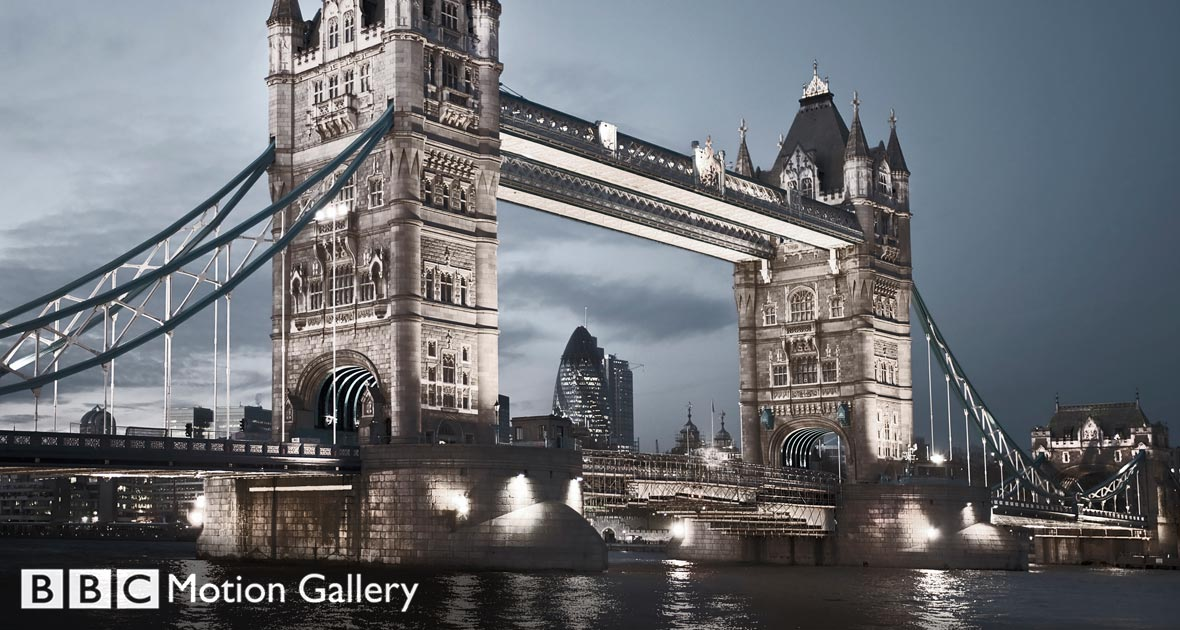
%> input picture Exercixe1/lab1/images/bbc-hero-en.jpg, 1180 x 630 px
$ octave --eval "edge_detect(rgb2gray(imread('lab1/images/bbc-hero-en.jpg')));"   (GNU Octave 9; MATLAB toolbox functions it lacks are replaced by stand-ins)
%> lines starting %> are read from the running program, lines starting %| are printed output that depends on the picture; in (x1, y1, x2, y2) boxes, pixels count from 0 and x2, y2 are one past the last pixel; in counts of white or black regions, pixels touching at a corner belong together; the program's own positions count from 1
function edge_detect(img)
    %trial various edge detection algorithms with varied parameters to
    %optimize edge detection
    imshow(edge(img,'Sobel',0.1))
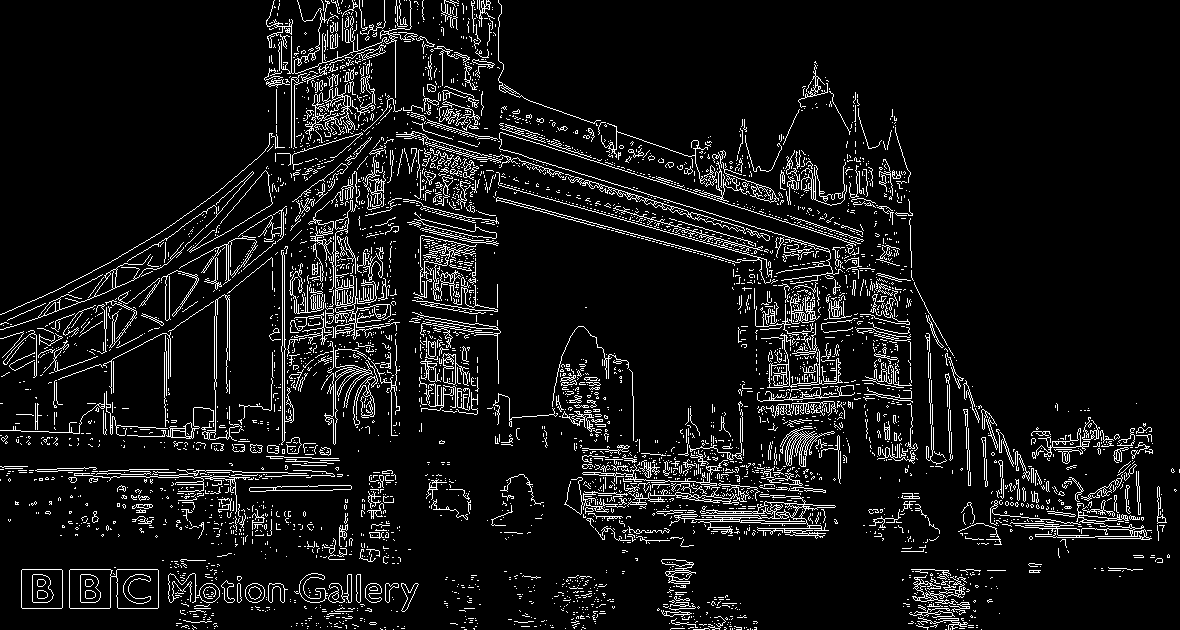
%> displayed picture: size 630x1180 logical; 8.1% white in thin lines or dots
    snapnow;
%> (this line was passed over: snapnow is not available in this run)
    imshow(edge(img,'Sobel',0.5))
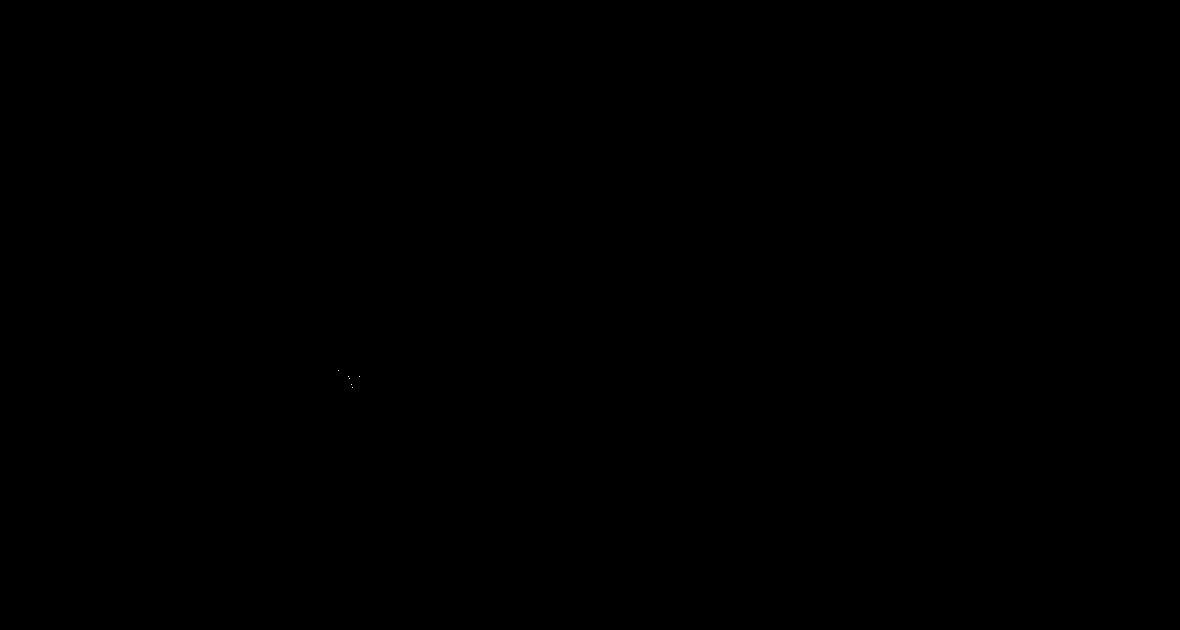
%> displayed picture: size 630x1180 logical; 0% white in thin lines or dots, all inside (x1, y1, x2, y2) = (338, 370, 360, 388)
    snapnow;
%> (this line was passed over: snapnow is not available in this run)
    imshow(edge(img,'Sobel',0.9))
    snapnow;
%> (this line was passed over: snapnow is not available in this run)
    imshow(edge(img,'Prewitt',0.1))
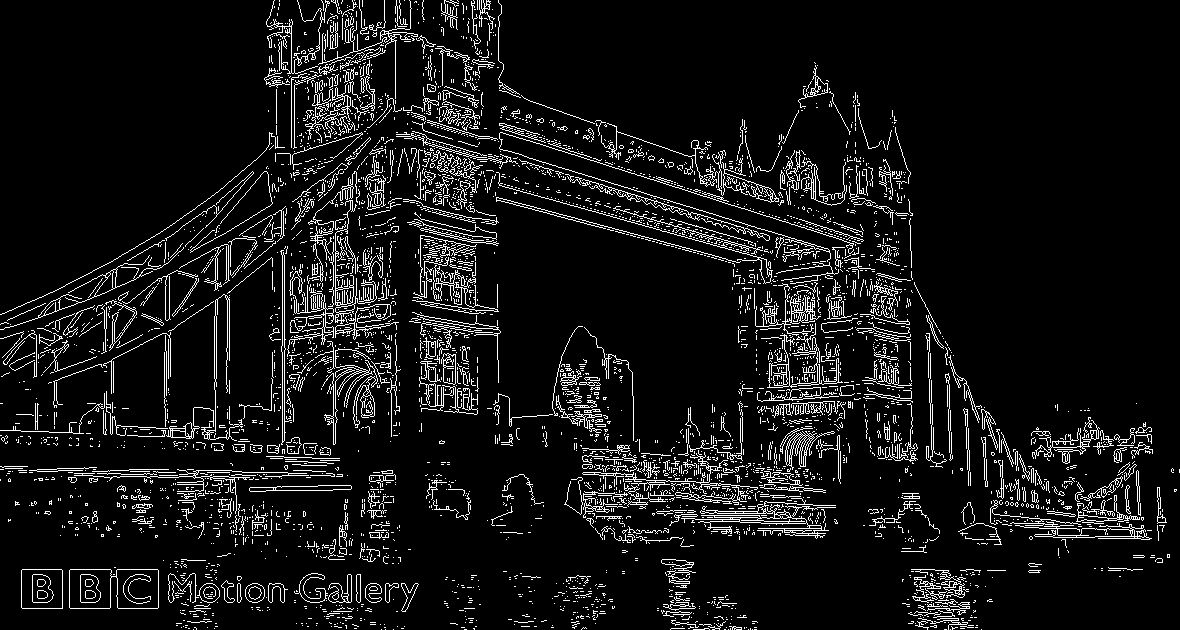
%> displayed picture: size 630x1180 logical; 8.1% white in thin lines or dots
    snapnow;
%> (this line was passed over: snapnow is not available in this run)
    imshow(edge(img,'Prewitt',0.5))
    snapnow;
%> (this line was passed over: snapnow is not available in this run)
    imshow(edge(img,'Prewitt',0.9))
    snapnow;
%> (this line was passed over: snapnow is not available in this run)
    imshow(edge(img,'zerocross',0.1))
%> (the run ends here)

$ run again, on Exercixe1/lab1/images/buffet.jpg
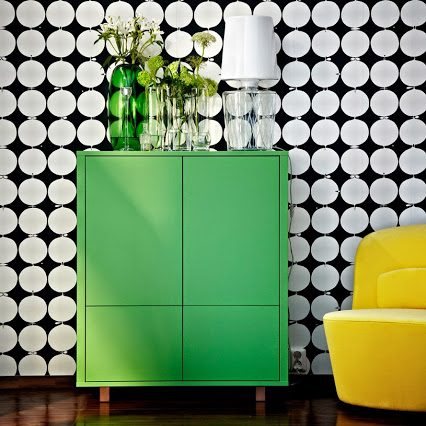
%> input picture Exercixe1/lab1/images/buffet.jpg, 426 x 426 px
%> in edge_detect, `imshow(edge(img,'Sobel',0.1))`:
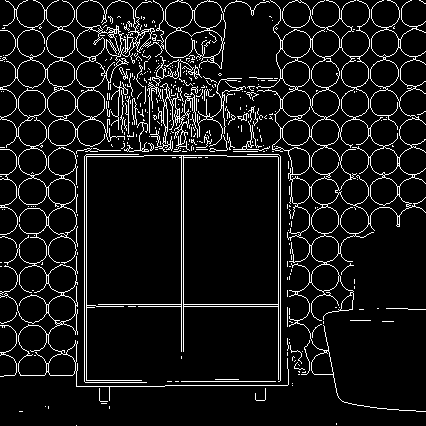
%> displayed picture: size 426x426 logical; 8.2% white in thin lines or dots
%> in edge_detect, `imshow(edge(img,'Prewitt',0.1))`:
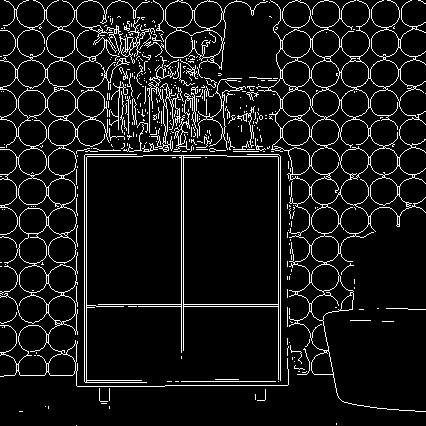
%> displayed picture: size 426x426 logical; 8.2% white in thin lines or dots

$ run again, on Exercixe1/lab1/images/clooney.jpg
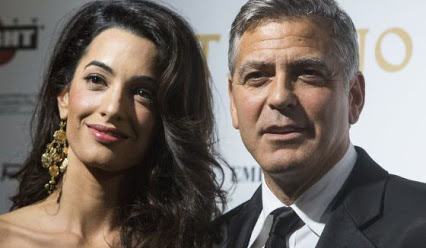
%> input picture Exercixe1/lab1/images/clooney.jpg, 426 x 248 px
%> in edge_detect, `imshow(edge(img,'Sobel',0.1))`:
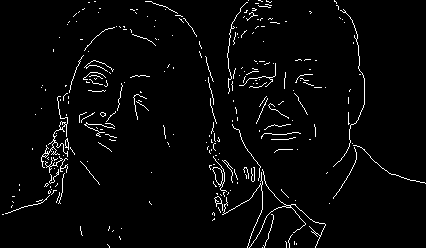
%> displayed picture: size 248x426 logical; 3.1% white in thin lines or dots
%> in edge_detect, `imshow(edge(img,'Prewitt',0.1))`:
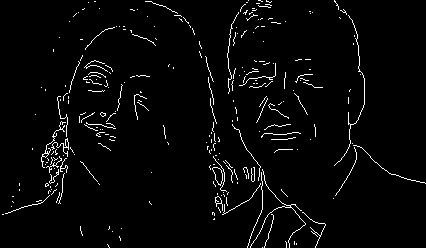
%> displayed picture: size 248x426 logical; 3% white in thin lines or dots
